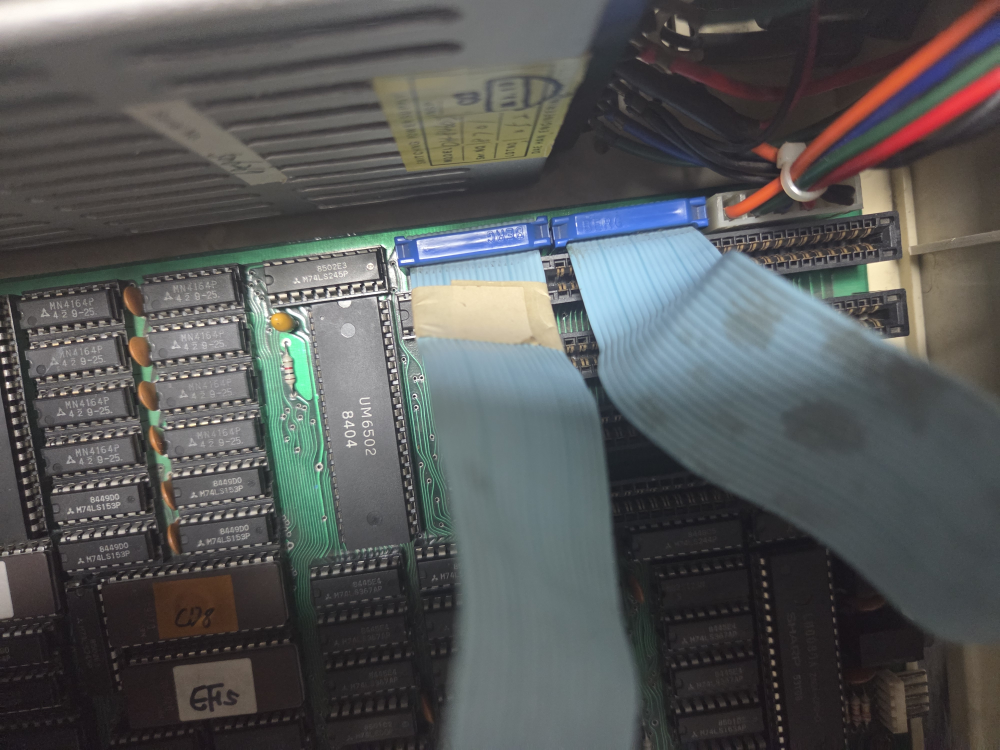
#> input picture 20261108_171641.jpg, 4000 x 3000 px (shown at 1/4 size)
$ python -i register_back_chain.py   (imports and definitions only)
#> lines starting #> are read from the running program, lines starting #| are printed output that depends on the picture
import cv2, numpy as np, glob, json, os, sys
from PIL import Image, ImageOps
# 새 사진을 이미 정합된 사진(앵커)에 직접 맞춘 뒤, 앵커의 H를 이어 붙여 기준 좌표로 변환
# 사용법: python register_back_chain.py <앵커 정합.json> <앵커 사진 폴더> <새 사진 폴더> <출력.json>
# 기준 스캔과 직접 맞추는 register_back_zoom.py가 실패할 때(근접·조명 차이) 사용. 잘 맞은 새 사진(inl>=100)은 다음 사진의 앵커가 됨
# [1 line that did not run here, left out]
S = 0.3
sift = cv2.SIFT_create(nfeatures=8000)
cl = cv2.createCLAHE(3.0, (8, 8))
def load(f):
#> called with f = '../20261108_171641.jpg'
    im = np.array(ImageOps.exif_transpose(Image.open(f)).convert('L'))
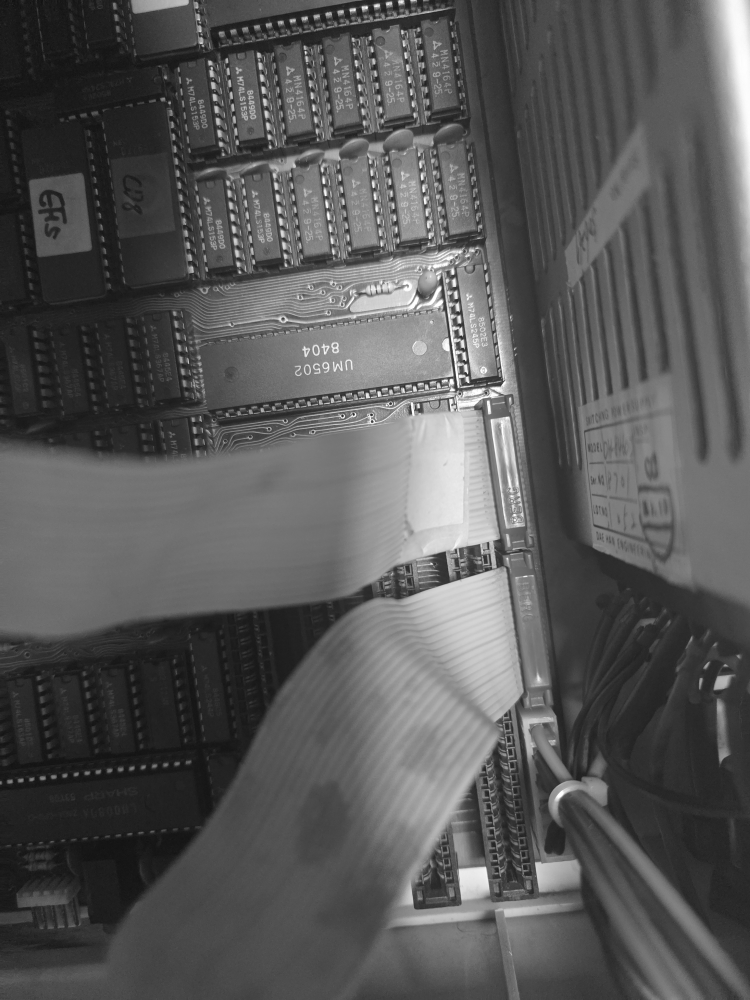
#> im: shape (4000, 3000) (shown at 1/4 size); min 10, max 255, mean 87.1
    ims = cl.apply(cv2.resize(im, None, fx=S, fy=S))
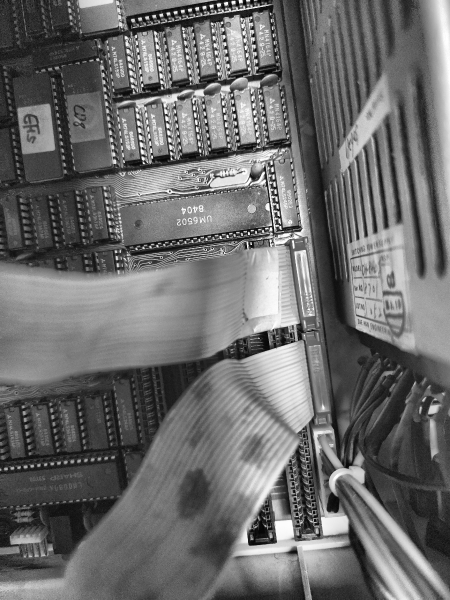
#> ims: shape (1200, 900) (shown at 1/2 size); min 0, max 255, mean 107.2
    k, d = sift.detectAndCompute(ims, None)
#> k = 6761 keypoints; strongest (x, y, size): (446, 506, 1.9), (452, 7, 5.1), (438, 10, 5.3), (339, 382, 2.2)
    return im.shape, k, d
# [1 line not run here, left out]
A = {}
# [2 lines not run here, left out]
fl = cv2.FlannBasedMatcher(dict(algorithm=1, trees=5), dict(checks=64))
out = {}
# [1 line that did not run here, left out]
# [28 lines not run here, left out]

>>> result = load('../20261108_171641.jpg')
